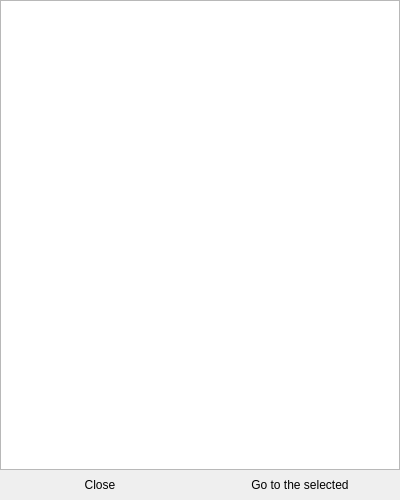
<?xml version="1.0" encoding="UTF-8"?>
<ui version="4.0">
 <class>ReadingTableOfContents</class>
 <widget class="QDialog" name="ReadingTableOfContents">
  <property name="geometry">
   <rect>
    <x>0</x>
    <y>0</y>
    <width>400</width>
    <height>500</height>
   </rect>
  </property>
  <property name="sizePolicy">
   <sizepolicy hsizetype="Preferred" vsizetype="Preferred">
    <horstretch>0</horstretch>
    <verstretch>0</verstretch>
   </sizepolicy>
  </property>
  <property name="minimumSize">
   <size>
    <width>400</width>
    <height>500</height>
   </size>
  </property>
  <property name="maximumSize">
   <size>
    <width>400</width>
    <height>600</height>
   </size>
  </property>
  <property name="windowTitle">
   <string>Dialog</string>
  </property>
  <layout class="QVBoxLayout" name="verticalLayout_2">
   <property name="spacing">
    <number>0</number>
   </property>
   <property name="leftMargin">
    <number>0</number>
   </property>
   <property name="topMargin">
    <number>0</number>
   </property>
   <property name="rightMargin">
    <number>0</number>
   </property>
   <property name="bottomMargin">
    <number>0</number>
   </property>
   <item>
    <widget class="QTreeWidget" name="TableOfContents">
     <attribute name="headerVisible">
      <bool>false</bool>
     </attribute>
     <column>
      <property name="text">
       <string notr="true">1</string>
      </property>
     </column>
    </widget>
   </item>
   <item>
    <layout class="QHBoxLayout" name="horizontalLayout">
     <item>
      <widget class="QPushButton" name="Close">
       <property name="minimumSize">
        <size>
         <width>0</width>
         <height>30</height>
        </size>
       </property>
       <property name="maximumSize">
        <size>
         <width>16777215</width>
         <height>30</height>
        </size>
       </property>
       <property name="styleSheet">
        <string notr="true"/>
       </property>
       <property name="text">
        <string>Close</string>
       </property>
       <property name="flat">
        <bool>true</bool>
       </property>
      </widget>
     </item>
     <item>
      <widget class="QPushButton" name="GoTo">
       <property name="minimumSize">
        <size>
         <width>0</width>
         <height>30</height>
        </size>
       </property>
       <property name="maximumSize">
        <size>
         <width>16777215</width>
         <height>30</height>
        </size>
       </property>
       <property name="text">
        <string>Go to the selected</string>
       </property>
       <property name="flat">
        <bool>true</bool>
       </property>
      </widget>
     </item>
    </layout>
   </item>
  </layout>
 </widget>
 <resources/>
 <connections/>
</ui>
